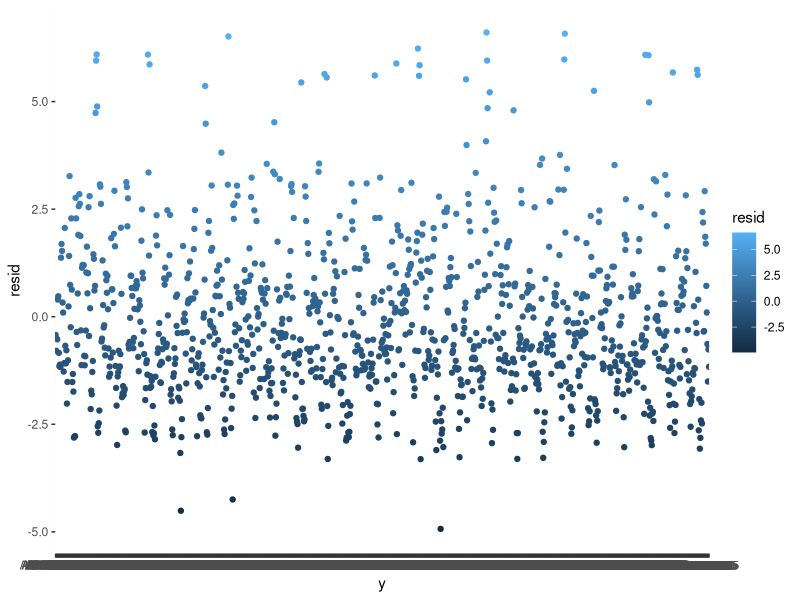

Generate this figure with R:
## ---- chunk 1
# DONT DELETE LINES 1-12! 
knitr::opts_chunk$set(echo = TRUE, fig.width = 6, fig.height = 8,
                      fig.align = "center", error = TRUE)
## ---- chunk 2
library(ggplot2)
library(readr)
bullet <- read.csv("bullet.csv")
head(bullet)
ggplot(data = bullet) + 
  geom_point(aes(x= y, y = resid, color=resid)) 
## ---- chunk 3
summary(bullet)
